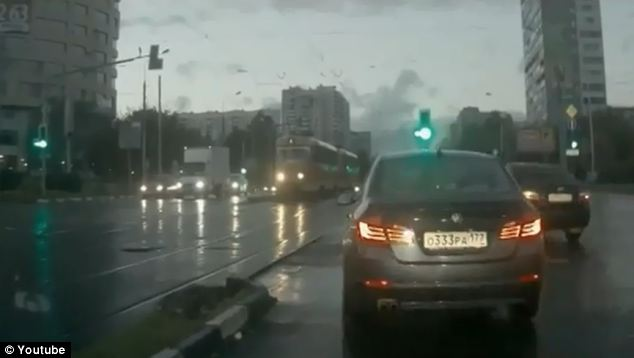
#> input picture DATA/car_plate.jpg, 634 x 358 px
$ jupyter execute 09.ipynb   (shell and % lines are left out)   (text cells are left out)
#> lines starting #> are read from the running program, lines starting #| are printed output that depends on the picture; after the words box and inside, x2 and y2 are one past the last pixel; in counts of white or black regions, pixels touching at a corner belong together; pictures that were not available may be replaced by others from this repository, and a replacement may not be noted
[cell 1]
import cv2
import numpy as np
import matplotlib.pyplot as plt

[cell 2]
img = cv2.cvtColor(cv2.imread('../DATA/car_plate.jpg'), cv2.COLOR_BGR2RGB)

[cell 3]
plt.imshow(img)

[cell 4]
def display(img):
    fig = plt.figure(figsize = (12, 12))
    ax = fig.add_subplot(111)
    ax.imshow(img)

[cell 5]
display(img)

[cell 6]
cascade = cv2.CascadeClassifier(cv2.data.haarcascades + 'haarcascade_russian_plate_number.xml')

[cell 7]
def detect_plate(img):
    img_copy = img.copy()

    number = cascade.detectMultiScale(img_copy)
#> number = [[419, 226, 75, 25], [382, 217, 127, 42]]

    for (x, y, w, h) in number:
        cv2.rectangle(img_copy, [x, y], [x + w, y + h], (255, 255, 255), 10)
#> this loop made 2 passes
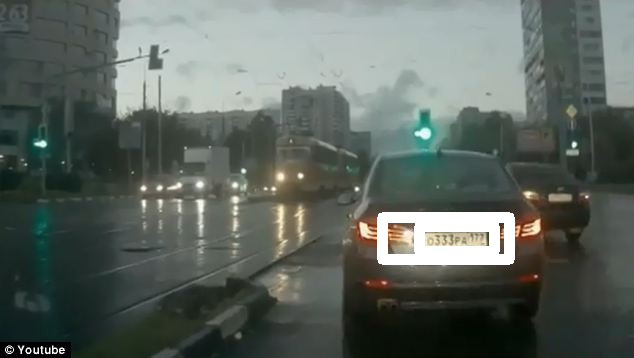
#> img_copy: shape (358, 634, 3); mean R, G, B 92.6, 101, 94.8

    return img_copy

[cell 8]
result = detect_plate(img)

[cell 9]
display(result)

[cell 10]
def detect_and_blur_plate(img):
    img_copy = img.copy()

    number = cascade.detectMultiScale(img_copy, scaleFactor = 1.7, minNeighbors = 4)

#     img_gray = cv2.cvtColor(img_copy, cv2.COLOR_RGB2GRAY)
#     thresh, img_thresh = cv2.threshold(img_gray, 127, 255, cv2.ADAPTIVE_THRESH_MEAN_C)

#     filt = lambda x: max(abs(x[0] - x[1]), abs(x[1] - x[2]), abs(x[0] - x[2]))

    dev = np.sqrt(np.var(img_copy, axis = 2))

    for (x, y, w, h) in number:
        gray = cv2.cvtColor(img[y:y+h, x:x+w], cv2.COLOR_RGB2GRAY)
        med_val = np.median(gray)
        edges = cv2.Canny(gray, threshold1 = 0.7 * med_val, threshold2 = 1.3 * med_val)
        plt.imshow(edges)
#         print(proceeded[y:y+h, x:x+w].mean())
#         if(dev[y:y+h, x:x+w].mean() > 30 or edges.mean() < 40 or edges.mean() > 100):# or img[y:y+h, x:x+w].mean() < img[y-10:y+h+10, x-10:x+w+10].mean()):
#             continue
        img_copy2 = img_copy.copy()
        img_copy2 = cv2.blur(img_copy2, [50, 50], cv2.BORDER_DEFAULT)
        img_copy[y:y+h, x:x+w] = img_copy2[y:y+h, x:x+w]

    return img_copy

[cell 11]
img_gray = cv2.cvtColor(img, cv2.COLOR_RGB2GRAY)
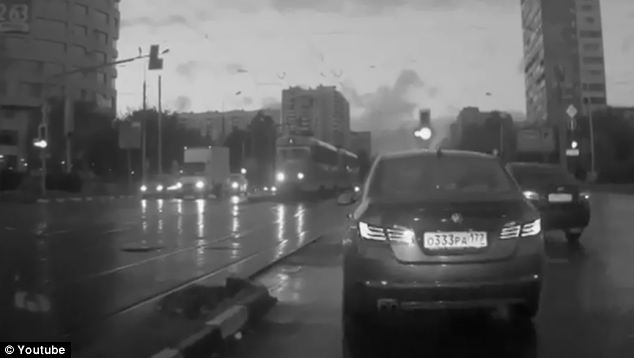
#> img_gray: shape (358, 634); min 0, max 255, mean 93.7
thresh, img_filtered = cv2.threshold(img_gray.astype(np.float32), 127, 255, cv2.THRESH_BINARY)
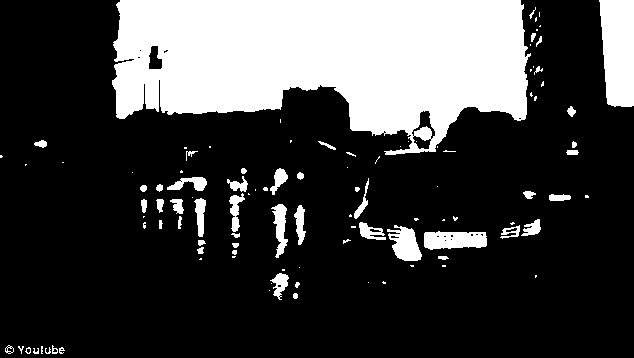
#> img_filtered: shape (358, 634) float32; 24.9% white; 107 white regions (55 under 20 px), largest, box (x1, y1, x2, y2) and area: (112, 0, 531, 155) 46533, (599, 0, 634, 107) 3259, (424, 231, 487, 250) 982
plt.imshow(img_filtered, cmap = 'gray')
result = detect_and_blur_plate(img)
#> in detect_and_blur_plate, `number = cascade.detectMultiScale(img_copy, scaleFactor = 1.7, minNeig..`: number = ()
#> in detect_and_blur_plate, `dev = np.sqrt(np.var(img_copy, axis = 2))`:
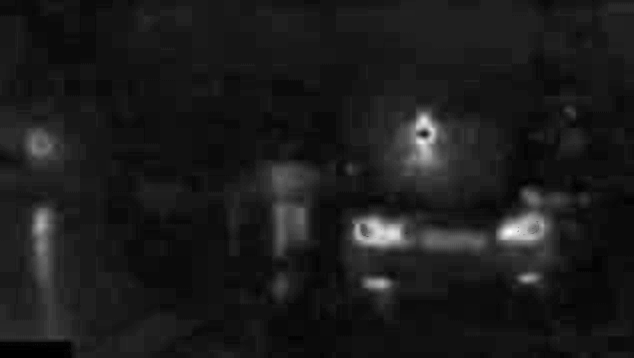
#> dev: shape (358, 634) float64; min 0, max 53.31, mean 5.8; drawn with min black and max white
# cv2.blur(result, [50, 50], cv2.BORDER_DEFAULT)
